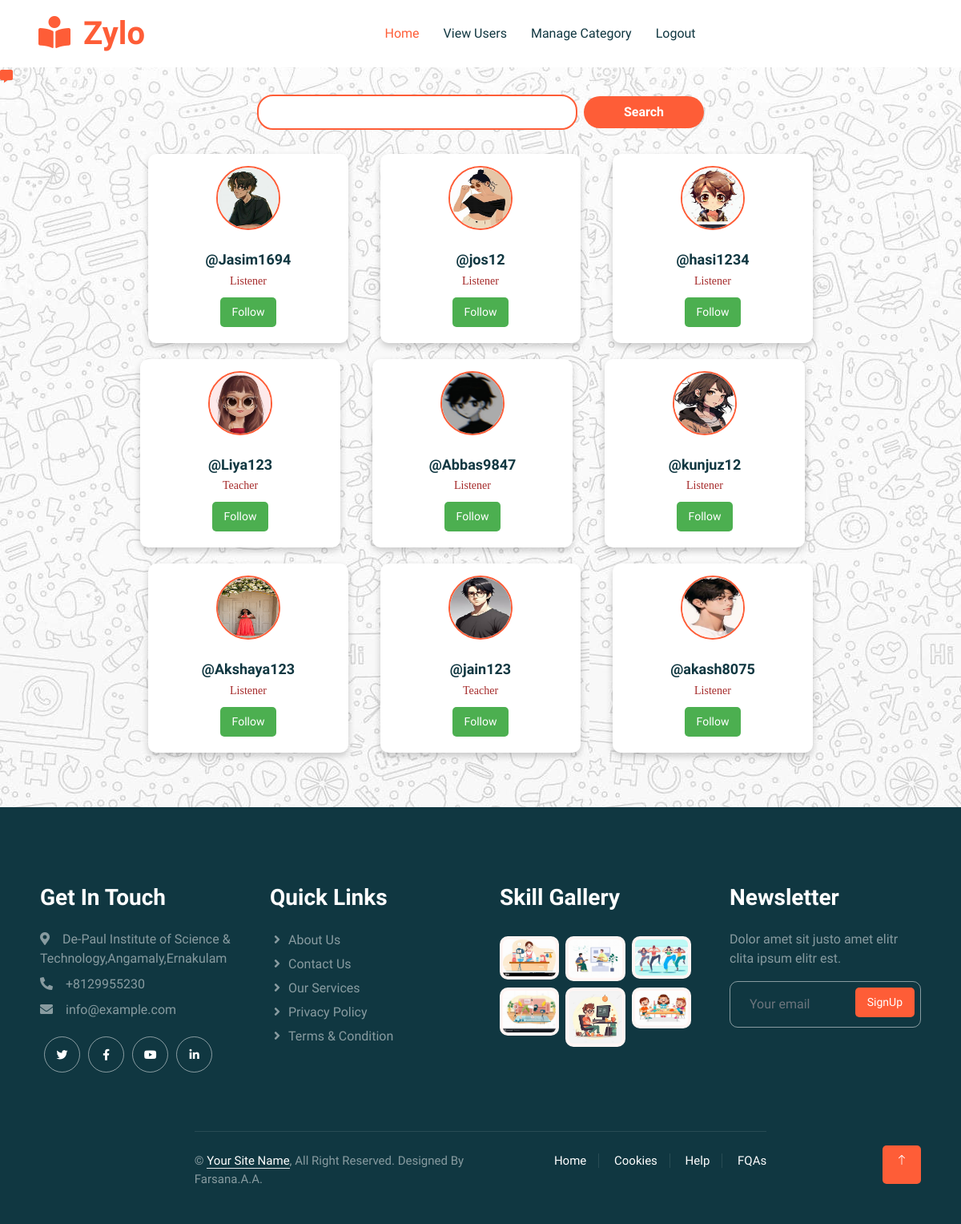
/view_profiles (signed in), run on the app's committed database.
### userapp/models.py (models this page shows)
class Register(AbstractUser):
    usertype = models.CharField(max_length=50,default="admin")
    contact = models.IntegerField(null=True)
    image = models.ImageField(upload_to='uploads/',null=True)
    bio = models.TextField(max_length=500,null=True)
    interests = models.TextField(max_length=100,null=True)
    skills = models.TextField(max_length=100,null=True)
    proof_document = models.FileField(upload_to='proof_videos/', null=True, blank=True)  # Accepts videos)
    is_listener = models.BooleanField(default=False)
    is_teacher = models.BooleanField(default=False)
    gender = models.CharField(max_length=50,null=True)
    full_name = models.CharField(max_length=100, null=True)
    is_approved = models.BooleanField(default=True)
    followers = models.ManyToManyField("self", symmetrical=False, related_name="following", blank=True)

### userapp/views.py (the view, shortened to what this page needs)
# urls.py: path('view_profiles',views.view_profiles,name="view_profiles"),
def view_profiles(request):
    current_user = request.user
    query = request.GET.get('q', '')
    users = Register.objects.exclude(id=current_user.id).exclude(is_superuser=True)
    for user in users:
        user.is_following = Message.objects.filter(follower=current_user, followee=user, is_following=True).exists()
    return render(request, 'view_profiles.html', {'users': users, 'query': query})

### userapp/templates/view_profiles.html (shortened to what this page needs)
{% load static %}
{% include 'header.html' %}
<link rel="stylesheet" href="{% static 'css/profiles.css' %}">
<link rel="stylesheet" href="{% static 'css/chatlist.css' %}">
<div class="message-icon-container">
    <a href="{% url 'chat_list' %}" class="message-icon">
        <i class="fas fa-comment-alt"></i>
    </a>
</div>
<form method="GET" action="{% url 'view_profiles' %}" class="search-form">
    <div class="search-container">
    <input type="text" name="q" placeholder="" value="{{ request.GET.q }}" class="search-input">
    <button type="submit" class="search-button">Search</button>
    </div>
    </form>
<div class="container">
    {% for user in users %}
    <a href="{% url 'followeprofile_view' user.id %}" class="profile-card-link">
        <div class="profile-card">
            {% if user.image %}
                <img class="rounded-circle profile-img mb-3" src="{{ user.image.url }}" alt="User Profile Picture">
            {% else %}
                <img class="rounded-circle profile-img mb-3" src="{% static 'img/u1.jpeg' %}" alt="User Profile Picture">
            {% endif %}
            <h3>@{{ user.username }}</h3>
            {% if user.is_listener %}
                <p> Listener</p>
            {% endif %}
            {% if user.is_teacher %}
                <p>Teacher</p>
            {% endif %}
        </a>
        {% if user.is_following %}
            <p>Following</p>
            <a href="{% url 'message_user' user.id %}"><button class="btn message-btn">Message</button></a>
            <form method="post" action="{% url 'follow' user.id %}">
                {% csrf_token %}
                <button type="submit" class="btn unfollow-btn">Unfollow</button>
            </form>
        {% else %}
            <form method="post" action="{% url 'follow' user.id %}">
                <button type="submit" class="btn follow-btn">Follow</button>
            </form>
        {% endif %}
    </div>
{% empty %}
    <p>No users found.</p>
{% endfor %}
{% include 'footer.html' %}

### userapp/static/css/style.css (style rules this page uses)
:root { --primary: #FE5D37; --light: #FFF5F3; --dark: #103741; }
.btn { font-weight: 500; transition: .5s; }
h1, h2, h3, h4, .h1, .h2, .h3, .h4, .display-1, .display-2, .display-3, .display-4, .display-5, .display-6 { font-family: 'Lobster Two', cursive; font-weight: 700; }

### userapp/static/css/profiles.css (style rules this page uses)
.container { display: flex; flex-wrap: wrap; gap: 20px; justify-content: center; padding: 20px; }
.profile-card { width: 250px; padding: 15px; border-radius: 10px; background: #fff; box-shadow: 0 4px 8px rgba(0,0,0,0.2); text-align: center; transition: transform 0.3s ease, box-shadow 0.3s ease; }
.profile-card img { width: 80px; height: 80px; border-radius: 50%; border: 2px solid #fe5d37; }
.profile-card h3 { margin: 10px 0 5px; font-size: 18px; }
.profile-card p { color: brown; font-size: 14px; margin: 5px 0; font-family: Georgia, 'Times New Roman', Times, serif; }
.btn { display: inline-block; padding: 8px 15px; margin: 5px; font-size: 14px; color: white; border: none; cursor: pointer; border-radius: 5px; transition: 0.3s; }
.follow-btn { background-color: #4CAF50; }
.search-container { display: flex; align-items: center; justify-content: center; margin: 10px 0; }
.search-container input { width: 400px; padding: 8px 12px; border: 2px solid #fe5d37; border-radius: 20px; outline: none; font-size: 16px; transition: 0.3s; }
.search-container button { padding: 8px 50px; margin-left: 8px; border: none; background-color: #fe5d37; color: white; font-size: 16px; font-weight: bold; cursor: pointer; border-radius: 20px; transition: 0.3s; }

### data on the page
Register: image (picture), username "Jasim1694", is_listener "Listener", shows "Follow"
Register: image (picture), username "jos12", is_listener "Listener", shows "Follow"
Register: image (picture), username "hasi1234", is_listener "Listener", shows "Follow"
Register: image (picture), username "Liya123", is_teacher "Teacher", shows "Follow"
Register: image (picture), username "Abbas9847", is_listener "Listener", shows "Follow"
Register: image (picture), username "kunjuz12", is_listener "Listener", shows "Follow"
Register: image (picture), username "Akshaya123", is_listener "Listener", shows "Follow"
Register: image (picture), username "jain123", is_teacher "Teacher", shows "Follow"
Register: image (picture), username "akash8075", is_listener "Listener", shows "Follow"
